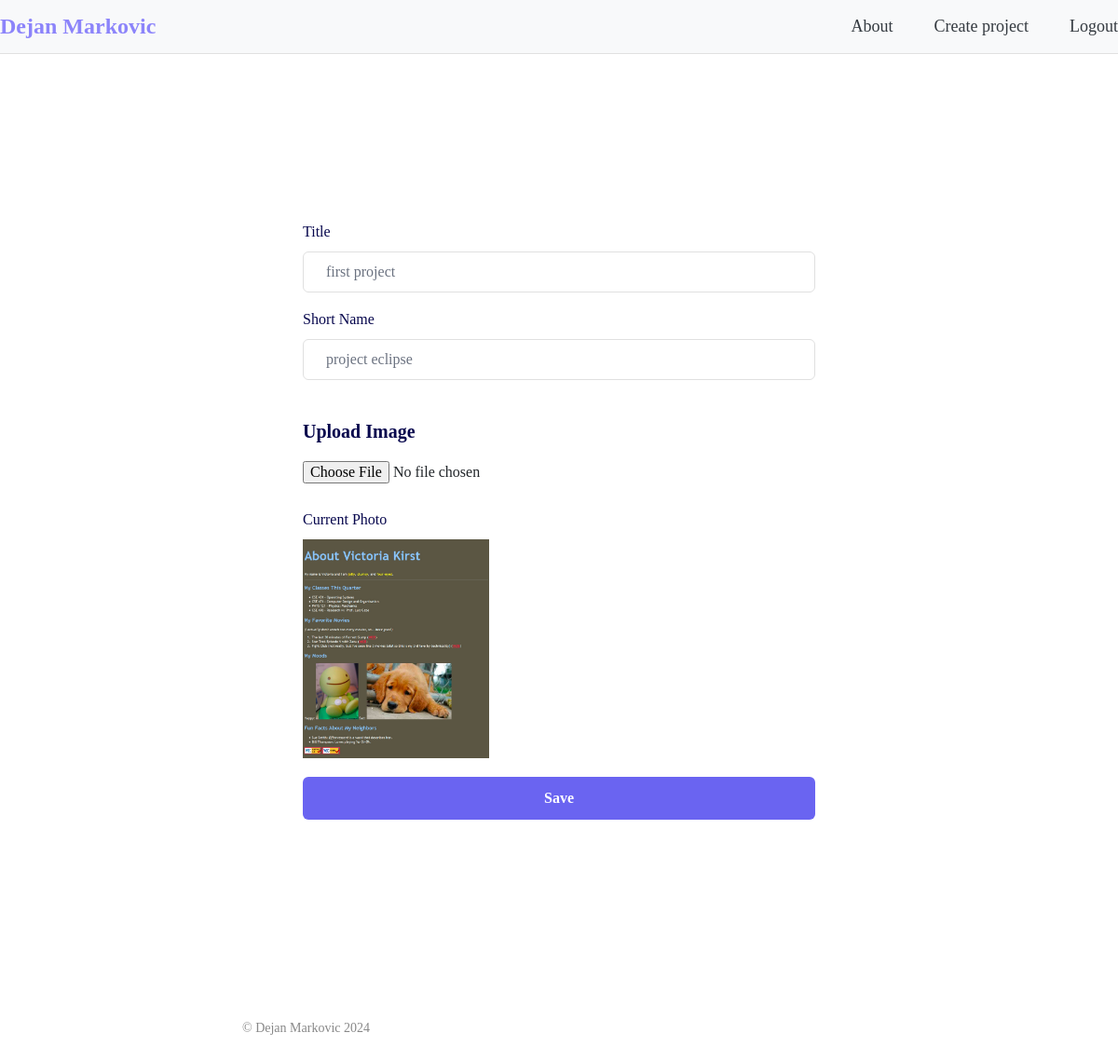
Page /edit_project/16/ (signed in) on the earlier database version.
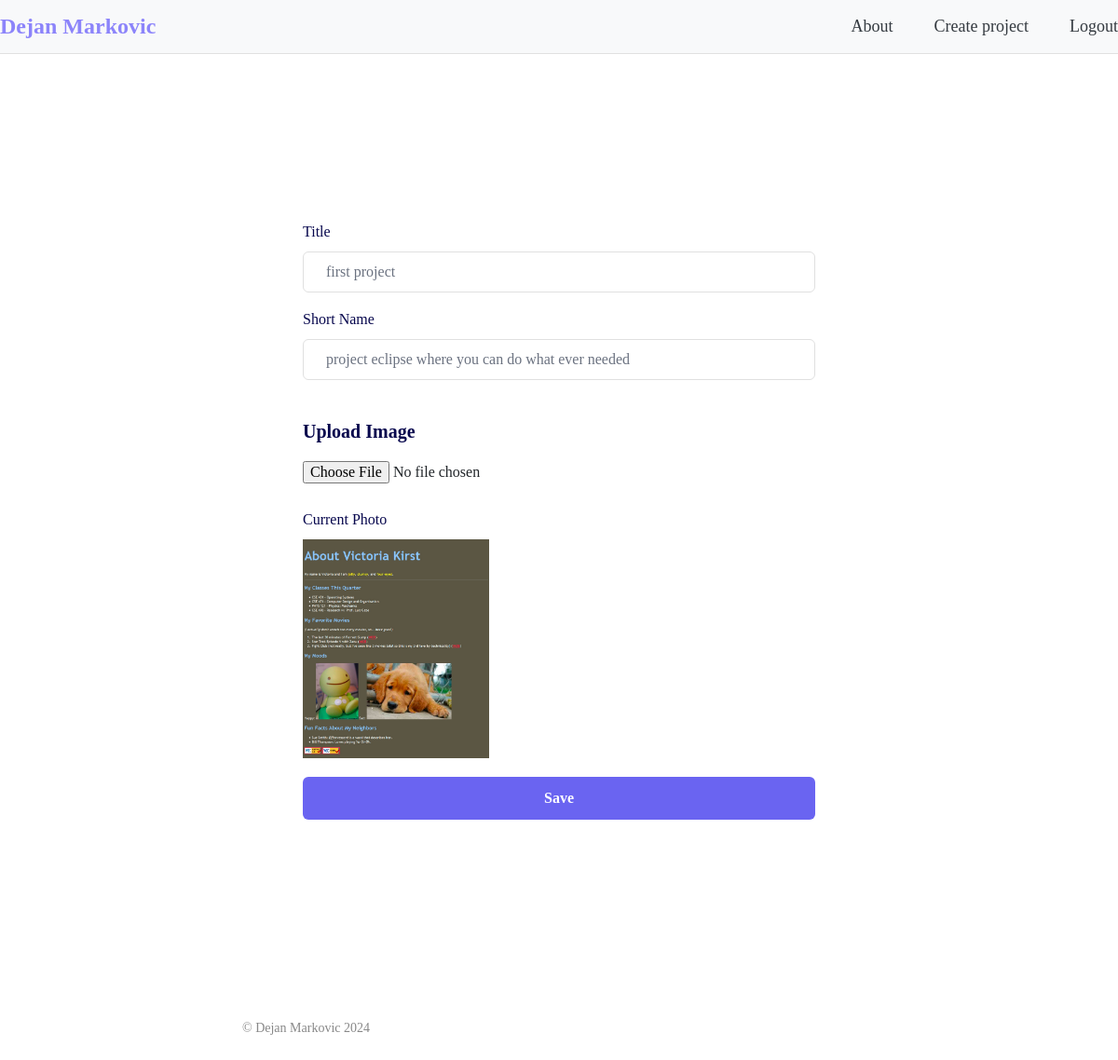
Same page on the later database version.
### portfolio_app/models.py (models this page shows, shortened)
class ProjectModel(models.Model):
    image = models.ImageField(upload_to='portfolio_app/media/')
    title = models.CharField(max_length=255)
    short_name = models.CharField(max_length=50)
    slug = models.SlugField(max_length=255, unique=True, blank=True)
    created_at = models.DateTimeField(auto_now_add=True)

### portfolio_app/views.py (the view)
# urls.py: path('edit_project/<int:project_id>/', views.edit_project_view, name='edit_project'),
@login_required(login_url="portfolio_page")
def edit_project_view(request, project_id):
    project = get_object_or_404(ProjectModel, id=project_id)
    if request.method == 'POST':
        form = ProjectForm(request.POST, request.FILES, instance=project)
        if form.is_valid():
            image = form.cleaned_data.get('image')
            if image:
                width, height = get_image_dimensions(image)
                if width == 0 or height == 0:
                    form.add_error('image', "Invalid image format. Please upload a valid JPEG or PNG image.")
                else:
                    form.save()
                    messages.success(request, f'Project "{project.title}" updated successfully.')
                    return redirect('portfolio_page')
            else:
                form.add_error('image', "No image uploaded.")
        for field, errors in form.errors.items():
            for error in errors:
                messages.error(request, f"{field}: {error}")
    else:
        form = ProjectForm(instance=project)
    context = {
        'form': form,
        'project': project,
        'page_title': 'Edit Project'
    }
    return render(request, 'portfolio_app/edit_project.html', context)

### portfolio_app/forms.py
class ProjectForm(forms.ModelForm):
    class Meta:
        model = ProjectModel
        fields = ['title', 'short_name', 'image']

### portfolio_app/templates/portfolio_app/edit_project.html (shortened to what this page needs)
{% extends 'base.html' %}
{% load static %}
{% block content %}
<div class="toast-container position-fixed top-0 end-0 p-3">
  </div>
  <div class="hero">
      <div class="formbold-main-wrapper">
        <div class="formbold-form-wrapper">
            <form method="POST" enctype="multipart/form-data">
                <div class="formbold-mb-5">
                    <label for="{{ form.title.id_for_label }}" class="formbold-form-label">
                        Title
                    </label>
                    <input class="formbold-form-input" type="text" id="{{ form.title.id_for_label }}"
                        name="{{ form.title.html_name }}" placeholder="{{ form.title.label }}" value="{{ form.title.value }}" />
                </div>
                <div class="formbold-mb-5">
                    <label for="{{ form.short_name.id_for_label }}" class="formbold-form-label">
                        Short Name
                    </label>
                    <input class="formbold-form-input" type="text" id="{{ form.short_name.id_for_label }}"
                        name="{{ form.short_name.html_name }}" placeholder="{{ form.short_name.label }}" value="{{ form.short_name.value }}" />
                </div>
                <div class="mb-6 pt-4">
                    <label for="{{ form.image.id_for_label }}" class="formbold-form-label formbold-form-label-2">
                        Upload Image
                    </label>
                    <input type="file" name="{{ form.image.name }}" id="{{ form.image.id }}" accept="image/*" style="width: 213px; margin-bottom: 20px;">
                </div>
                {% if form.instance.image %}
                <div class="textfield" style="margin-top: 10px;">
                    <label for="current_image" class="formbold-form-label">
                        Current Photo
                    </label>
                    <img src="{{ form.instance.image.url }}" alt="Current Photo" loading="lazy" style="max-width: 200px;">
                </div>
                {% endif %}
                <div>
                    <button type="submit" class="formbold-btn w-full" style = "margin-top: 20px;">Save</button>
                </div>
            </form>
        </div>
      </div>
</div>
{% endblock %}

Differences in the rows shown:
changed ProjectModel "first project": short_name "project eclipse" → "project eclipse where you can do what ever needed"
